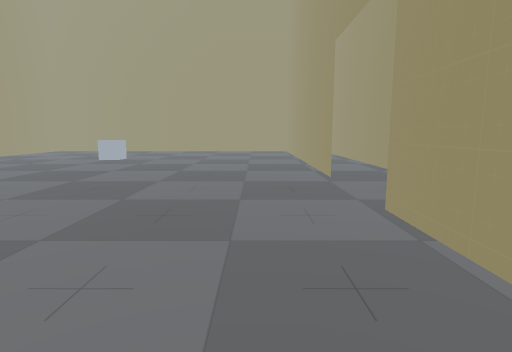
View 1 (above)

18 first-person views from a walk through a 3-D level made in the Unity game engine. The camera is 1.4 m above the floor, tilts 8° down and sees 80° across. Doors are open. The floor is counted in squares, 1 m on a side. Each view is taken from the middle of a square. On the plan, view 1 faces up. The plan holds only what a view shows up to about 14 squares ahead; the rest is blank. The place goes on beyond the plan. The player is left out.

View 2
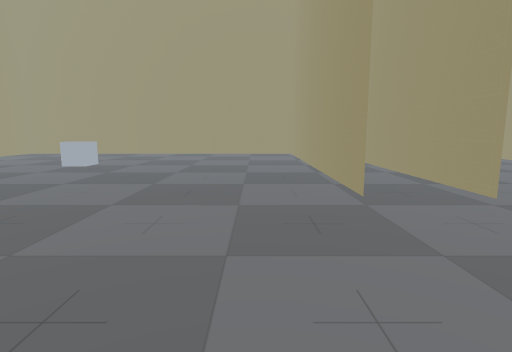

View 3
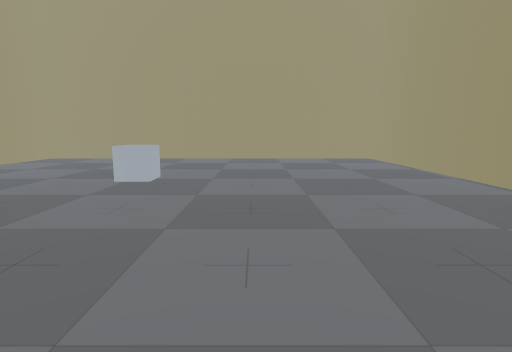

View 4
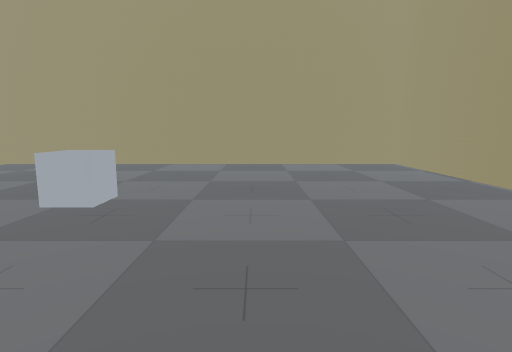

View 5
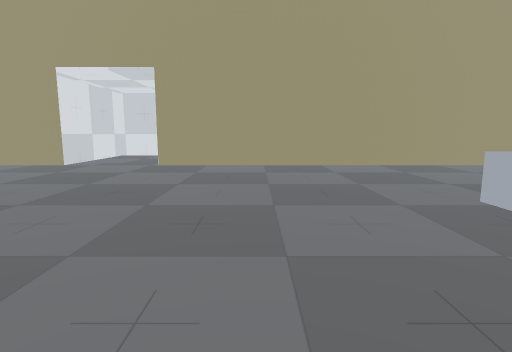

View 6
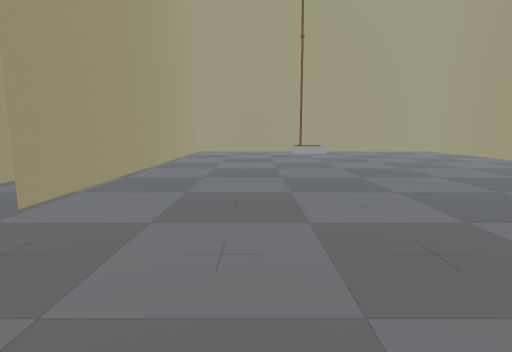

View 7
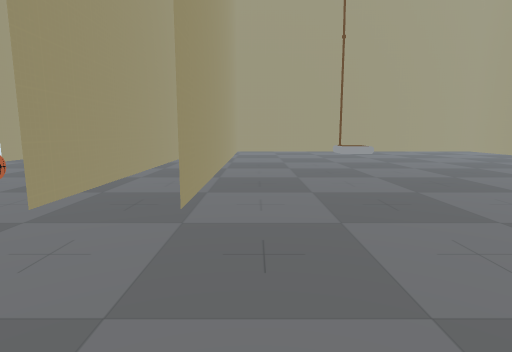

View 8
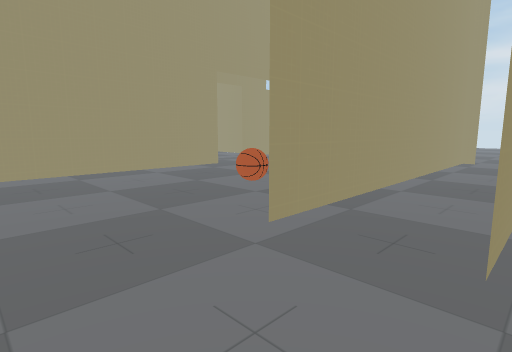

View 9
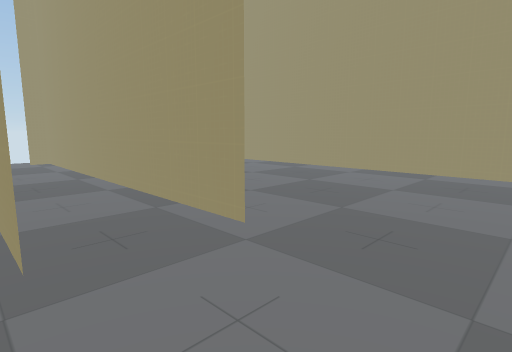

View 10
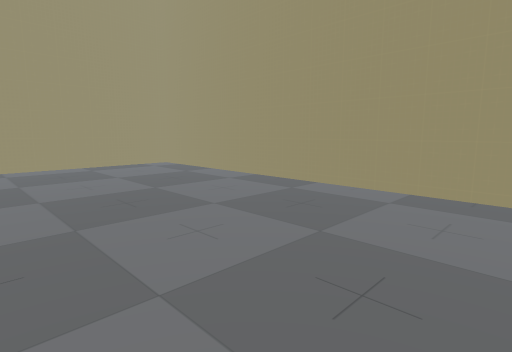

View 11
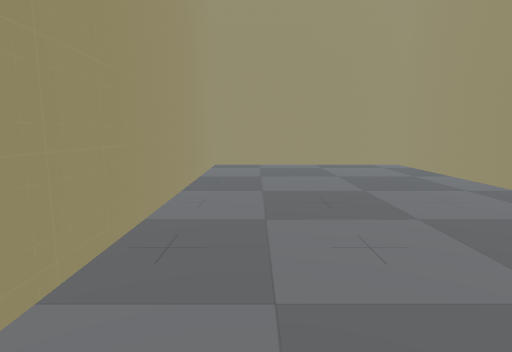

View 12
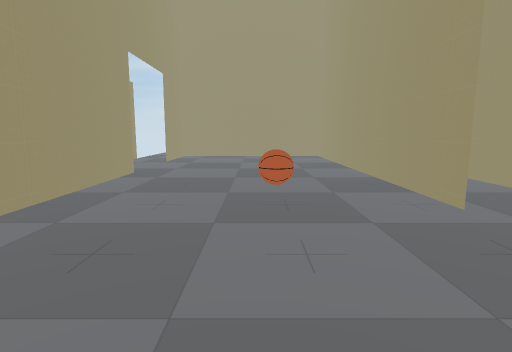

View 13
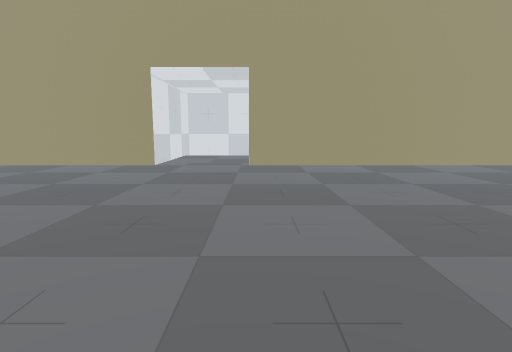

View 14
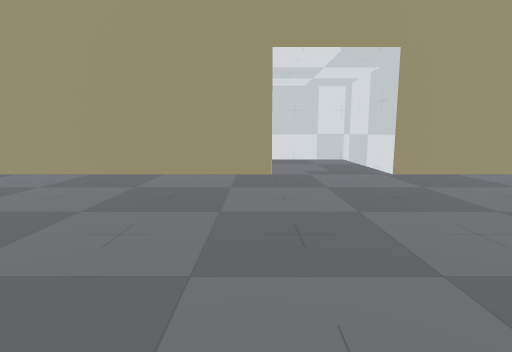

View 15
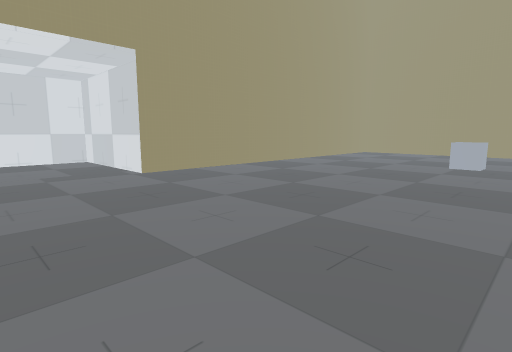

View 16
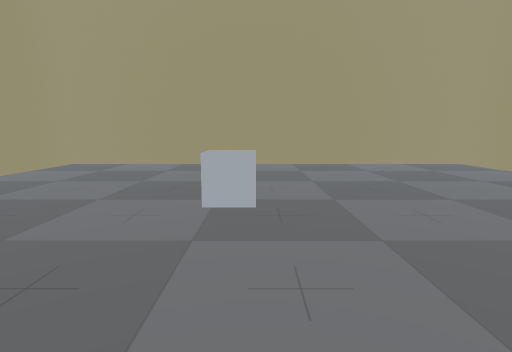

View 17
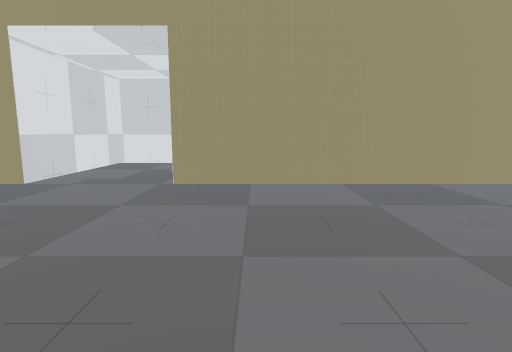

View 18
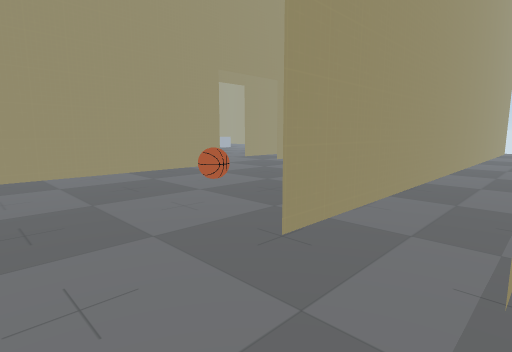

### Floor plan
Key: @ floor where view 1 was taken; # wall or solid block; . floor; D open door; C cube; B basket.
Columns run from 20 left of view 1 to 16 right of it. Each row starts with its distance up from view 1.
 24     ###################
 23     #.................# .#########
 22     #.................# .#.......#
 21     #.................# .#.......#
 20     #.................# .#.......#
 19     #.................#..#.......#
 18     #.................#..#.......#
 17     #.................#..#.......#
 16     #.......CC........#..#.......#
 15     #.................#..#.......#.
 14     #.................#..#.......#.
 13     #.................#..#.......#.
 12     #.................#..#.......#..
 11     #.................#..#.......#..
 10     #.................#..#.......#..
  9     #..................DDD.......#..
  8     #..................DDD.......#..
  7 #####..................DDD.......#..
  6 ..DDD..................DDD.......#..
  5 ..DDD.................#..#.......#..
  4 ..DDD.................#..#.......#..
  3 ..DDD.................#..#..BB...#..
  2 #####.................#..#..B....#..
  1     #.................#..#.......#..
  0     #...............@.#..#.......#DD#
 -1     #.................#..#........DD.
 -2     ##................#..#........DD
 -3      #................#..#.. .....D .

Where each view was taken, in squares from view 1:
view 1: 0 up, 0 right, facing up
view 2: 3 up, 0 right, facing up
view 3: 7 up, 4 left, facing up
view 4: 10 up, 4 left, facing up
view 5: 11 up, 2 left, facing left
view 6: 11 up, 2 left, facing down
view 7: 11 up, 1 right, facing down
view 8: 9 up, 2 right, facing down-right
view 9: 6 up, 2 right, facing up-right
view 10: 9 up, 6 right, facing up-right
view 11: 9 up, 7 right, facing up
view 12: 11 up, 9 right, facing down
view 13: 7 up, 2 left, facing left
view 14: 2 up, 5 left, facing left
view 15: 2 up, 5 left, facing up-left
view 16: 10 up, 7 left, facing up
view 17: 9 up, 7 left, facing left
view 18: 3 down, 16 right, facing up-left
